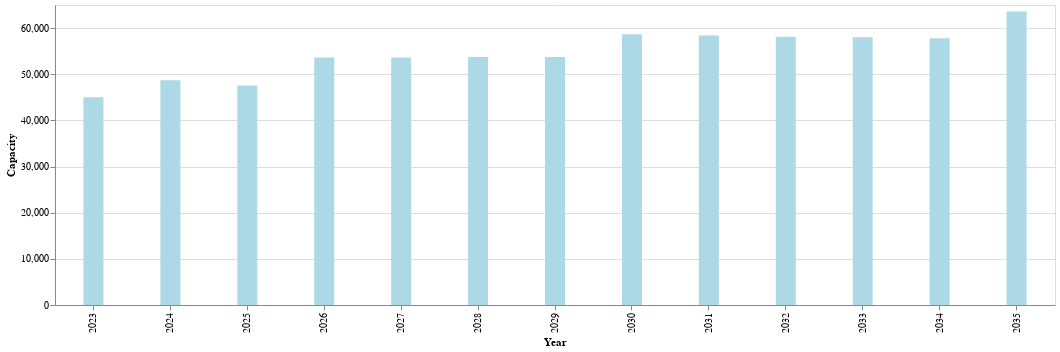

Source (notebook cell):
### Markdown cell above
Bar plot is plotted to visualise the firm planned capacity in the planning horizon.

### Code cell
alt.Chart(data_all_update_2035_firm).mark_bar(color= 'lightblue', width = 20).encode(
alt.X('service_year:N', title = 'Year'),
alt.Y('net_capacity', title = 'Capacity')).properties(width = 1000)

### Figure 1 — Vega-Lite specification as saved in the notebook (floating-point values rounded to 4 significant figures)
{"config": {"view": {"continuousWidth": 300, "continuousHeight": 300}}, "data": {"name": "data-3deb6bebb81a59a87b0a868038ccd264"}, "mark": {"type": "bar", "color": "lightblue", "width": 20}, "encoding": {"x": {"field": "service_year", "title": "Year", "type": "nominal"}, "y": {"field": "net_capacity", "title": "Capacity", "type": "quantitative"}}, "width": 1000, "$schema": "https://vega.github.io/schema/vega-lite/v5.20.1.json", "datasets": {"data-3deb6bebb81a59a87b0a868038ccd264": [{"service_year": 2023.0, "Capmax": 0.0, "Capmax_x": 0.0, "capacity": 45010.0, "capacity_contribution": 45010.0, "net_capacity": 45010.0}, {"service_year": 2024.0, "Capmax": 1150.0, "Capmax_x": 989.7, "capacity": 3833.0, "capacity_contribution": 3673.0, "net_capacity": 48680.0}, {"service_year": 2025.0, "Capmax": 1630.0, "Capmax_x": 525.0, "capacity": 0.0, "capacity_contribution": -1105.0, "net_capacity": 47570.0}, {"service_year": 2026.0, "Capmax": 0.0, "Capmax_x": 374.8, "capacity": 5694.0, "capacity_contribution": 6069.0, "net_capacity": 53640.0}, {"service_year": 2027.0, "Capmax": 0.0, "Capmax_x": 0.0, "capacity": 0.0, "capacity_contribution": 0.0, "net_capacity": 53640.0}, {"service_year": 2028.0, "Capmax": 0.0, "Capmax_x": 79.0, "capacity": 0.0, "capacity_contribution": 79.0, "net_capacity": 53720.0}, {"service_year": 2029.0, "Capmax": 0.0, "Capmax_x": 0.0, "capacity": 0.0, "capacity_contribution": 0.0, "net_capacity": 53720.0}, {"service_year": 2030.0, "Capmax": 121.6, "Capmax_x": 211.4, "capacity": 4832.0, "capacity_contribution": 4922.0, "net_capacity": 58640.0}, {"service_year": 2031.0, "Capmax": 225.1, "Capmax_x": 0.0, "capacity": 0.0, "capacity_contribution": -225.1, "net_capacity": 58420.0}, {"service_year": 2032.0, "Capmax": 308.3, "Capmax_x": 0.0, "capacity": 0.0, "capacity_contribution": -308.3, "net_capacity": 58110.0}, {"service_year": 2033.0, "Capmax": 93.37, "Capmax_x": 0.0, "capacity": 0.0, "capacity_contribution": -93.37, "net_capacity": 58020.0}, {"service_year": 2034.0, "Capmax": 213.3, "Capmax_x": 0.0, "capacity": 0.0, "capacity_contribution": -213.3, "net_capacity": 57800.0}, {"service_year": 2035.0, "Capmax": 229.0, "Capmax_x": 0.0, "capacity": 6025.0, "capacity_contribution": 5796.0, "net_capacity": 63600.0}]}}
